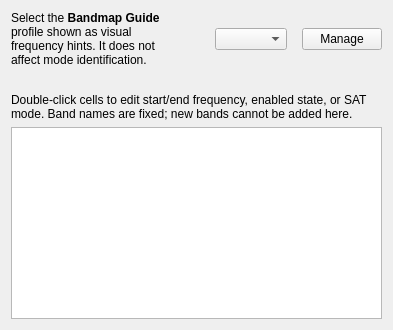
     <widget class="QWidget" name="bandsTab">
      <attribute name="title">
       <string>Bands</string>
      </attribute>
      <layout class="QVBoxLayout" name="verticalLayout_2">
       <item>
        <layout class="QHBoxLayout" name="bandmapGuideLayout">
         <property name="spacing">
          <number>15</number>
         </property>
         <item>
          <widget class="QLabel" name="bandmapGuideLabel">
           <property name="text">
            <string>Select the &lt;b&gt;Bandmap Guide&lt;/b&gt; profile shown as visual frequency hints. It does not affect mode identification.</string>
           </property>
           <property name="wordWrap">
            <bool>true</bool>
           </property>
          </widget>
         </item>
         <item>
          <spacer name="horizontalSpacer_12">
           <property name="orientation">
            <enum>Qt::Horizontal</enum>
           </property>
           <property name="sizeType">
            <enum>QSizePolicy::Maximum</enum>
           </property>
           <property name="sizeHint" stdset="0">
            <size>
             <width>40</width>
             <height>20</height>
            </size>
           </property>
          </spacer>
         </item>
         <item>
          <widget class="QComboBox" name="bandmapGuideComboBox">
           <property name="sizePolicy">
            <sizepolicy hsizetype="Maximum" vsizetype="Fixed">
             <horstretch>0</horstretch>
             <verstretch>0</verstretch>
            </sizepolicy>
           </property>
           <property name="sizeAdjustPolicy">
            <enum>QComboBox::AdjustToContents</enum>
           </property>
          </widget>
         </item>
         <item>
          <widget class="QPushButton" name="editBandmapGuideButton">
           <property name="sizePolicy">
            <sizepolicy hsizetype="Maximum" vsizetype="Fixed">
             <horstretch>0</horstretch>
             <verstretch>0</verstretch>
            </sizepolicy>
           </property>
           <property name="text">
            <string>Manage</string>
           </property>
           <property name="icon">
            <iconset theme="preferences-system"/>
           </property>
          </widget>
         </item>
        </layout>
       </item>
       <item>
        <spacer name="verticalSpacer_17">
         <property name="orientation">
          <enum>Qt::Vertical</enum>
         </property>
         <property name="sizeType">
          <enum>QSizePolicy::Maximum</enum>
         </property>
         <property name="sizeHint" stdset="0">
          <size>
           <width>20</width>
           <height>20</height>
          </size>
         </property>
        </spacer>
       </item>
       <item>
        <widget class="QLabel" name="bandTableHelpLabel">
         <property name="text">
          <string>Double-click cells to edit start/end frequency, enabled state, or SAT mode. Band names are fixed; new bands cannot be added here.</string>
         </property>
         <property name="wordWrap">
          <bool>true</bool>
         </property>
        </widget>
       </item>
       <item>
        <widget class="QTableView" name="bandTableView">
         <property name="alternatingRowColors">
          <bool>true</bool>
         </property>
         <property name="verticalScrollMode">
          <enum>QAbstractItemView::ScrollPerPixel</enum>
         </property>
         <property name="horizontalScrollMode">
          <enum>QAbstractItemView::ScrollPerPixel</enum>
         </property>
         <attribute name="horizontalHeaderStretchLastSection">
          <bool>true</bool>
         </attribute>
         <attribute name="verticalHeaderMinimumSectionSize">
          <number>20</number>
         </attribute>
         <attribute name="verticalHeaderDefaultSectionSize">
          <number>20</number>
         </attribute>
        </widget>
       </item>
      </layout>
     </widget>
